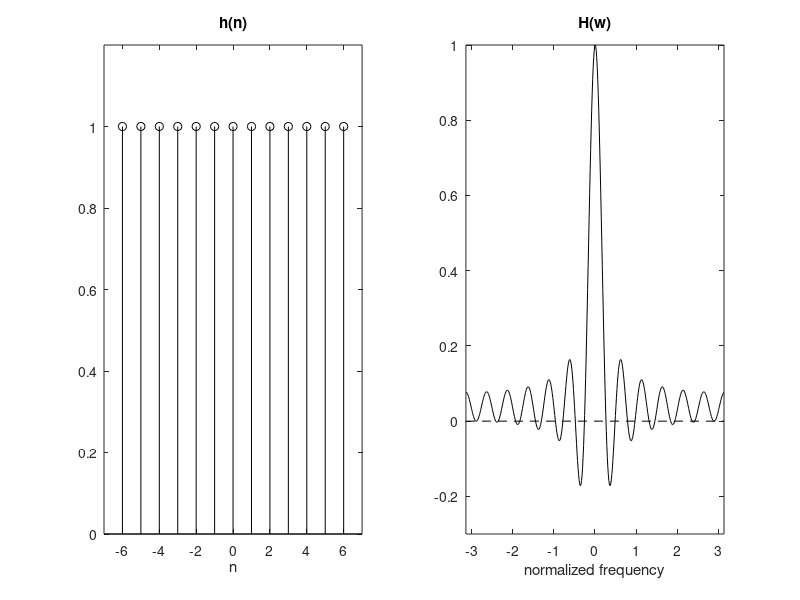

The MATLAB script that drew this image:
% h(n)= 13 ones, H(w) of the digital filter
n=-6:1:6; %sample times
h=ones(13,1); % vector of 13 ones
subplot(1,2,1); stem(n,h,'k'); %plots h(n)
axis([-7 7 0 1.2]); title('h(n)'); xlabel('n');

H1=real(fft(h,512)); Hf=H1/max(H1); %discrete Fourier transform
w=-pi:(2*pi/511):pi;
subplot(1,2,2); plot(w,fftshift(Hf),'k'); %plots H(w)
axis([-pi pi -0.3 1]); title('H(w)'); xlabel('normalized frequency');
hold on; 
plot([-pi pi],[0 0],'--k'); %horizontal dotted line
